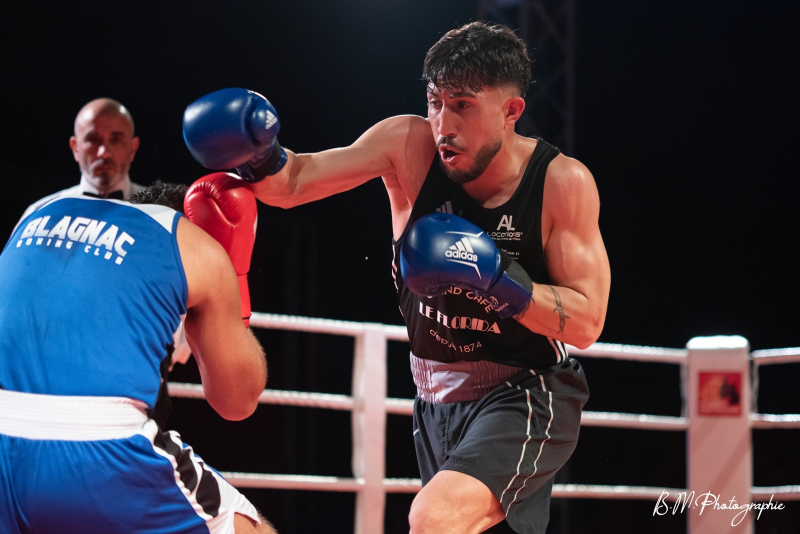
#> input picture fight-furious/affiche/photo-gala-face.jpg, 1600 x 1068 px (shown at 1/2 size)
$ python etalonner-photo.py ../affiche/photo-gala-face.jpg ../affiche/garage-rouge.jpg 1.0 1.0
#> lines starting #> are read from the running program, lines starting #| are printed output that depends on the picture; after the words box and inside, x2 and y2 are one past the last pixel; in counts of white or black regions, pixels touching at a corner belong together
"""Donne à une photo prise en lumière du jour la même ambiance que les photos du gala :
salle sombre, projecteur sur les boxeurs, noirs profonds, couleurs denses, ombres légèrement rouges.
Usage : python -I outils/etalonner-photo.py <source> <sortie> [centre_x centre_y]  (centre du projecteur, en fraction)"""
import sys
from PIL import Image, ImageChops, ImageDraw, ImageEnhance, ImageFilter

src, dst = sys.argv[1], sys.argv[2]
cx, cy = (float(sys.argv[3]), float(sys.argv[4])) if len(sys.argv) > 4 else (0.5, 0.55)
im = Image.open(src).convert("RGB")
#> im is the input picture: PIL image 1600x1068 RGB; mean R, G, B 61.8, 54.4, 64.1
w, h = im.size
#> w = 1600; h = 1068

# 1) base : plus de contraste, exposition baissée
im = ImageEnhance.Contrast(im).enhance(1.18)
im = ImageEnhance.Brightness(im).enhance(0.82)

# 2) projecteur : une ellipse douce de lumière sur les boxeurs, le reste de la salle plonge dans l'ombre
masque = Image.new("L", (w // 4, h // 4), 0)
#> masque: PIL image 400x267 L; every value is 0
ImageDraw.Draw(masque).ellipse([(cx - 0.21) * w / 4, (cy - 0.40) * h / 4, (cx + 0.21) * w / 4, (cy + 0.40) * h / 4], fill=255)
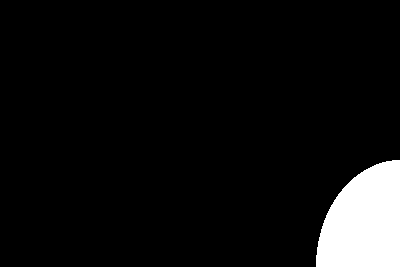
#> masque: PIL image 400x267 L; 6.6% white; 1 white region, box (x1, y1, x2, y2) and area: (316, 160, 400, 267) 7043
masque = masque.filter(ImageFilter.GaussianBlur(w / 4 * 0.09)).resize((w, h), Image.BICUBIC)
#> masque: PIL image 1600x1068 L
# hors du projecteur, les surfaces claires et peu colorées (mur blanc, bâches) s'éteignent davantage
hsv = im.convert("HSV")
#> hsv: PIL image 1600x1068 HSV; mean H, S, V 110.8, 155.5, 69.5
_, sat, val = hsv.split()
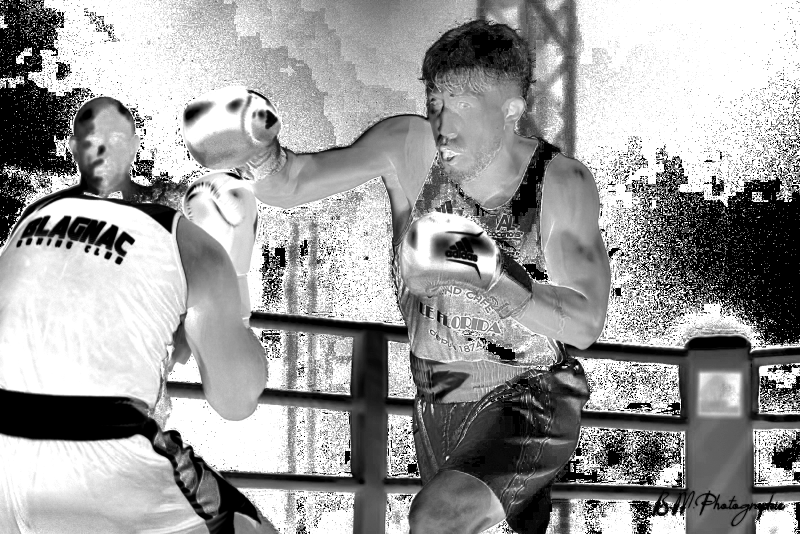
#> sat: PIL image 1600x1068 L (shown at 1/2 size); min 0, max 255, mean 155.5
neutre_clair = ImageChops.multiply(val.point(lambda v: 255 if v > 120 else int(v * 2.1)), sat.point(lambda s_: 255 - min(255, s_ * 3)))
ombre = ImageEnhance.Brightness(im).enhance(0.24)
ombre = Image.composite(ImageEnhance.Brightness(ombre).enhance(0.45), ombre, neutre_clair)
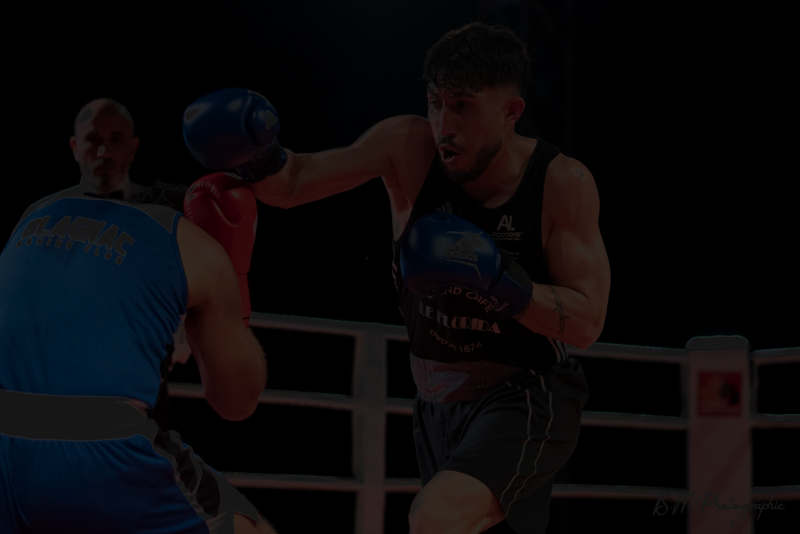
#> ombre: PIL image 1600x1068 RGB (shown at 1/2 size); mean R, G, B 10.1, 8.5, 10.5
im = Image.composite(im, ombre, masque)

# 3) courbe : noirs écrasés, hautes lumières préservées
im = im.point(lambda v: int(max(0, min(255, (v - 14) * 1.12))))

# 4) couleurs plus denses, ombres légèrement rouges (comme les éclairages du gala)
im = ImageEnhance.Color(im).enhance(1.18)
lum = im.convert("L")
ombres = lum.point(lambda v: int(max(0, 110 - v) * 1.1))
teinte = Image.new("RGB", (w, h), (70, 6, 12))
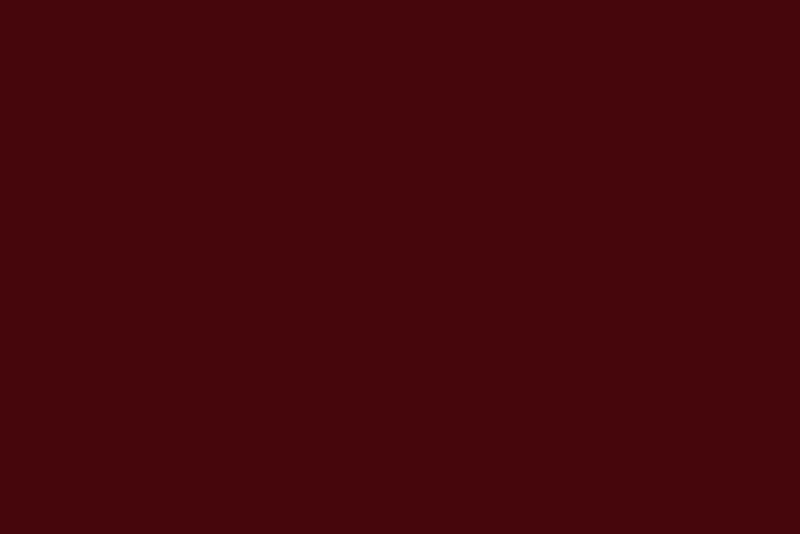
#> teinte: PIL image 1600x1068 RGB (shown at 1/2 size); mean R, G, B 70, 6, 12
im = ImageChops.add(im, ImageChops.multiply(teinte, Image.merge("RGB", [ombres] * 3)))
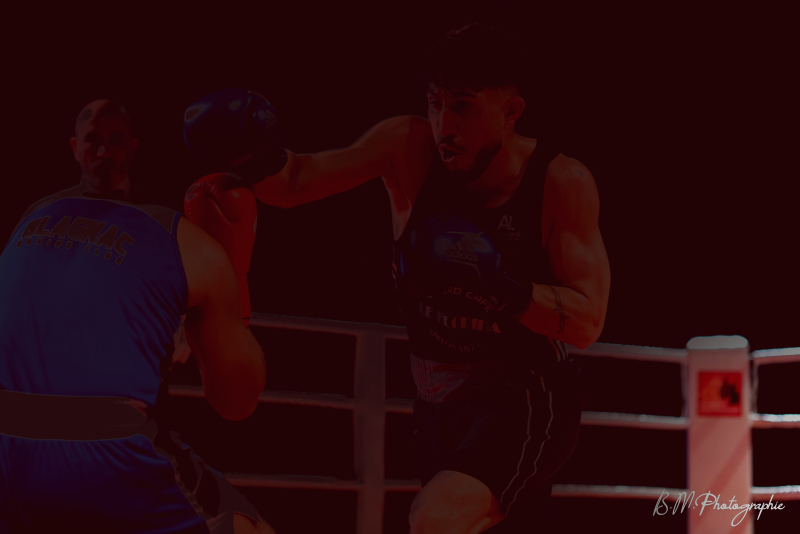
#> im: PIL image 1600x1068 RGB (shown at 1/2 size); mean R, G, B 40.9, 7.6, 12.2

# 5) vignette et grain fin pour l'aspect « photo de nuit »
vignette = Image.new("L", (w // 8, h // 8), 0)
#> vignette: PIL image 200x133 L; every value is 0
ImageDraw.Draw(vignette).ellipse([-w // 40, -h // 40, w // 8 + w // 40, h // 8 + h // 40], fill=255)
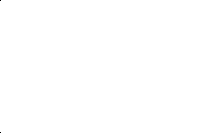
#> vignette: PIL image 200x133 L; 100% white; black in thin lines or dots, all inside (x1, y1, x2, y2) = (0, 0, 1, 133)
vignette = vignette.filter(ImageFilter.GaussianBlur(w / 8 * 0.12)).resize((w, h), Image.BICUBIC)
#> vignette: PIL image 1600x1068 L
im = Image.composite(im, ImageEnhance.Brightness(im).enhance(0.55), vignette)
grain = Image.effect_noise((w, h), 14).convert("RGB")
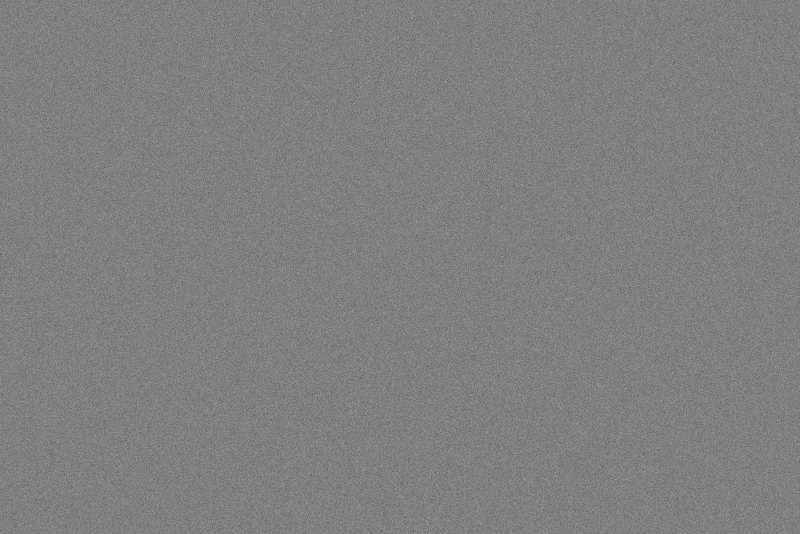
#> grain: PIL image 1600x1068 RGB (shown at 1/2 size); min 53, max 193, mean 127.5
im = Image.blend(im, ImageChops.overlay(im, grain), 0.18)

im.thumbnail((1600, 1600))
im.save(dst, quality=86, optimize=True, progressive=True)
print("ok", im.size)
#| ok (1600, 1068)

$ run again, on fight-furious/affiche/garage-voiture.jpg
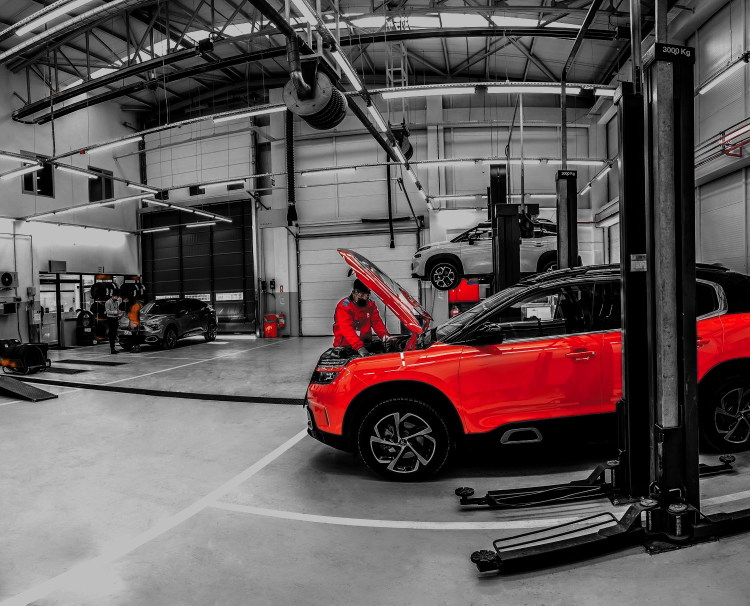
#> input picture fight-furious/affiche/garage-voiture.jpg, 1500 x 1211 px (shown at 1/2 size)
#> im is the input picture: PIL image 1500x1211 RGB; mean R, G, B 97.1, 87, 87.5
#> hsv: PIL image 1500x1211 HSV; mean H, S, V 10.8, 15.2, 82.1
#> `ombres = lum.point(lambda v: int(max(0, 110 - v) * 1.1))`:
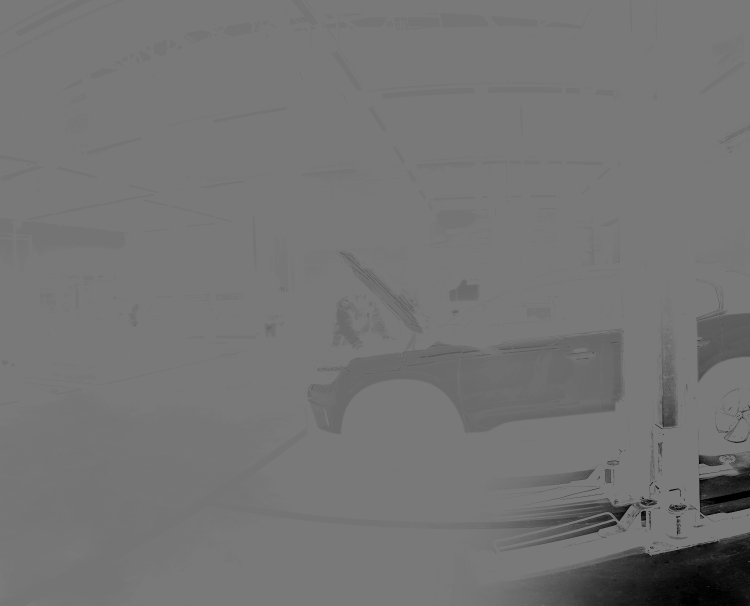
#> ombres: PIL image 1500x1211 L (shown at 1/2 size); min 0, max 121, mean 116.5
#> `im = ImageChops.add(im, ImageChops.multiply(teinte, Image.merge("RGB",..`:
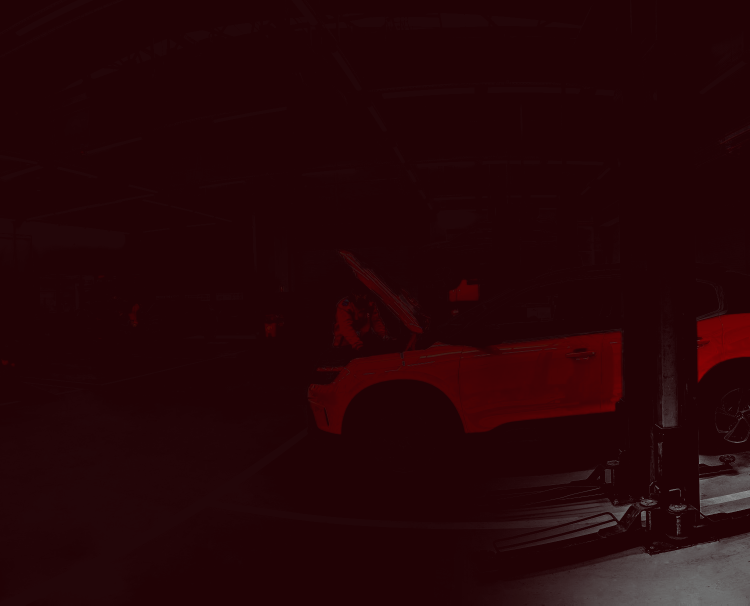
#> im: PIL image 1500x1211 RGB (shown at 1/2 size); mean R, G, B 37.3, 5.2, 8.1
#| ok (1500, 1211)

$ run again, on fight-furious/affiche/photo-gala.jpg
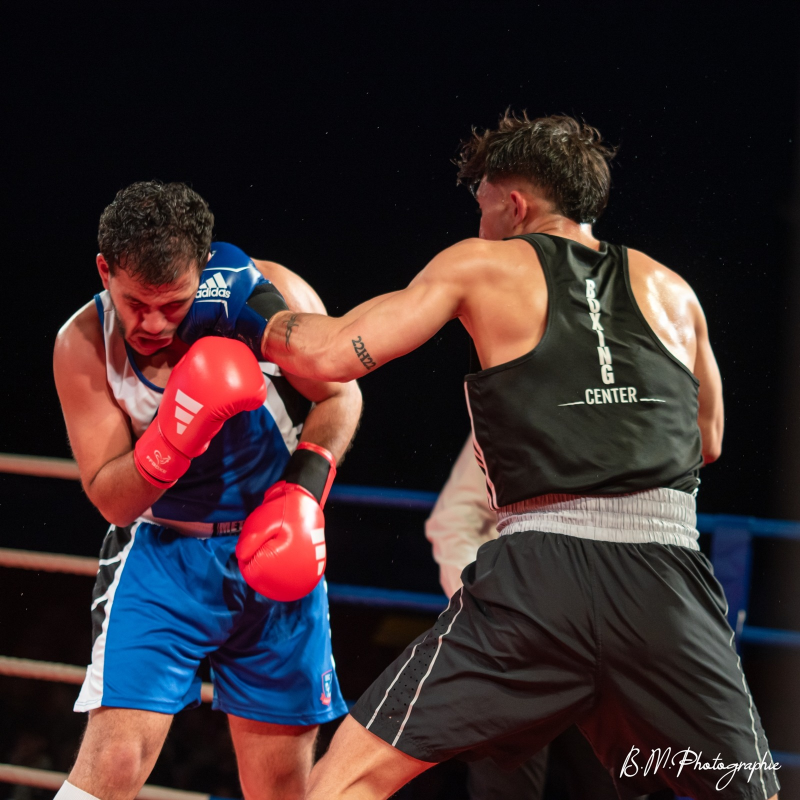
#> input picture fight-furious/affiche/photo-gala.jpg, 1600 x 1600 px (shown at 1/2 size)
#> im is the input picture: PIL image 1600x1600 RGB; mean R, G, B 56.2, 41.6, 43.6
#> hsv: PIL image 1600x1600 HSV; mean H, S, V 74.7, 140.3, 55.9
#> `ombres = lum.point(lambda v: int(max(0, 110 - v) * 1.1))`:
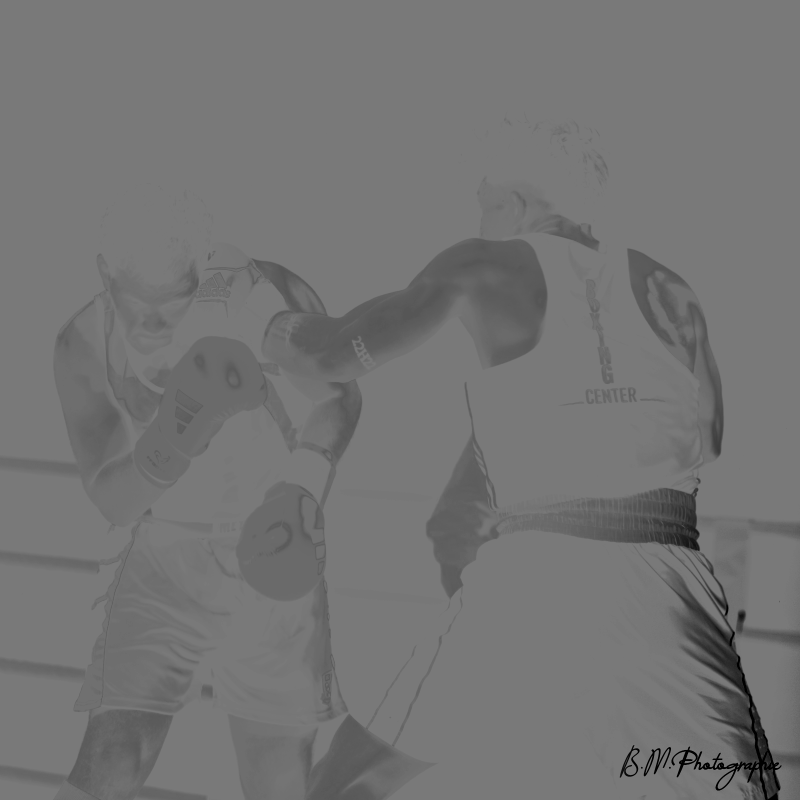
#> ombres: PIL image 1600x1600 L (shown at 1/2 size); min 0, max 121, mean 115.6
#> `im = ImageChops.add(im, ImageChops.multiply(teinte, Image.merge("RGB",..`:
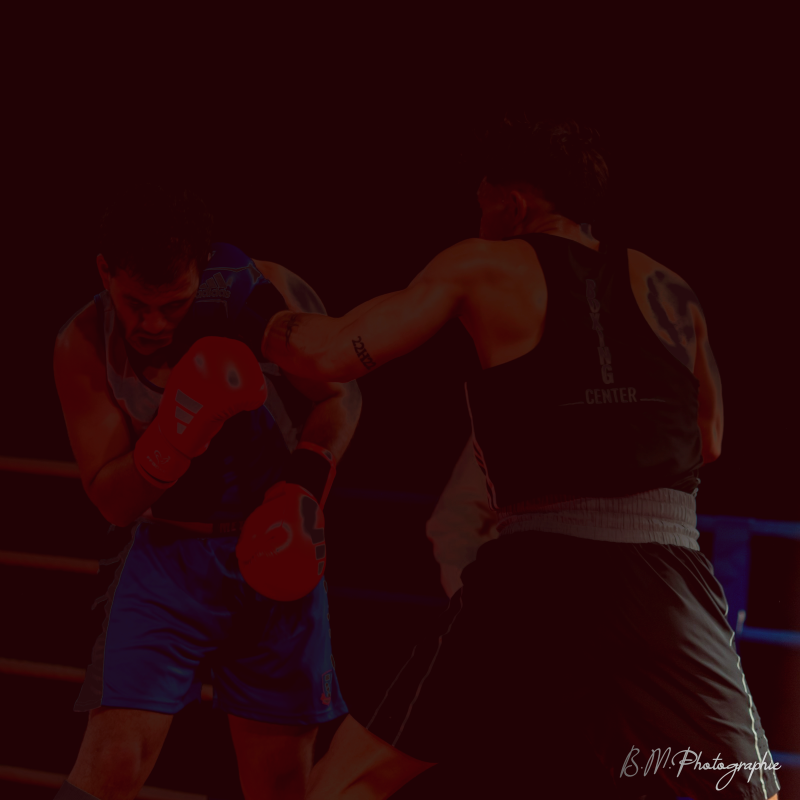
#> im: PIL image 1600x1600 RGB (shown at 1/2 size); mean R, G, B 39, 5.6, 8.7
#| ok (1600, 1600)

$ run again, on fight-furious/affiche/photo-ring.jpg
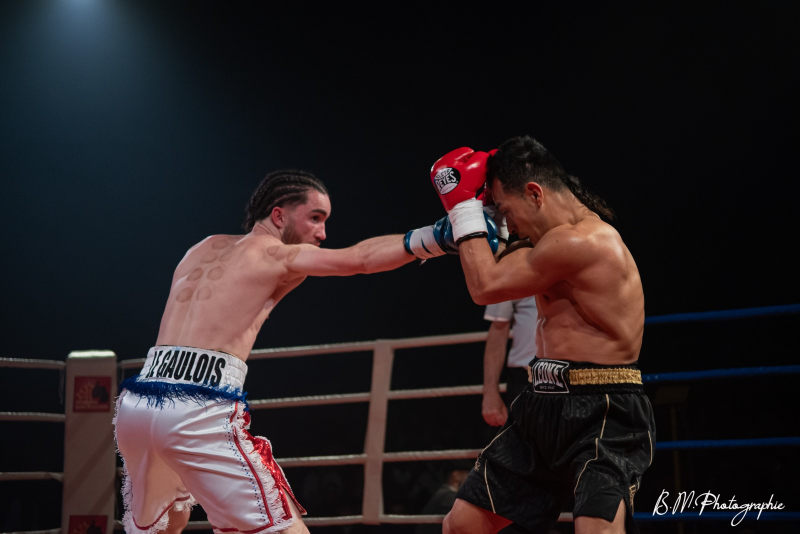
#> input picture fight-furious/affiche/photo-ring.jpg, 1600 x 1068 px (shown at 1/2 size)
#> im is the input picture: PIL image 1600x1068 RGB; mean R, G, B 39.3, 31.7, 33.7
#> hsv: PIL image 1600x1068 HSV; mean H, S, V 104.2, 124.5, 38.1
#> `im = ImageChops.add(im, ImageChops.multiply(teinte, Image.merge("RGB",..`:
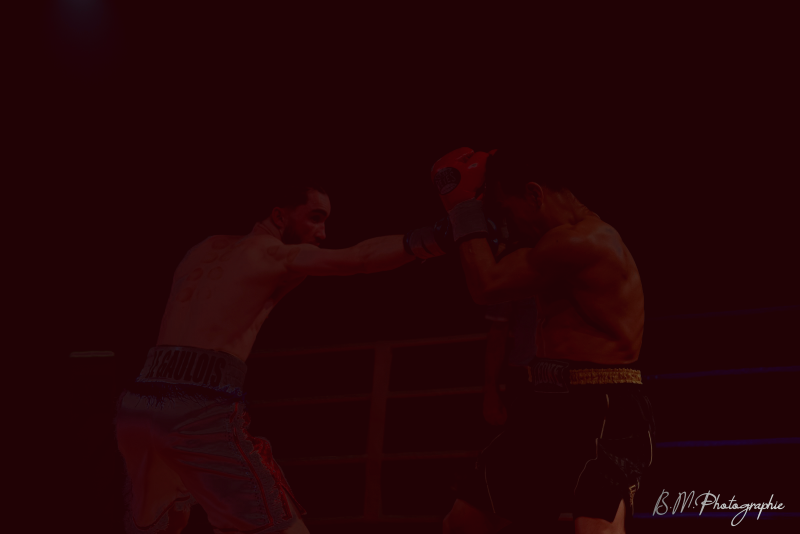
#> im: PIL image 1600x1068 RGB (shown at 1/2 size); mean R, G, B 36, 3.4, 6.3
#| ok (1600, 1068)
